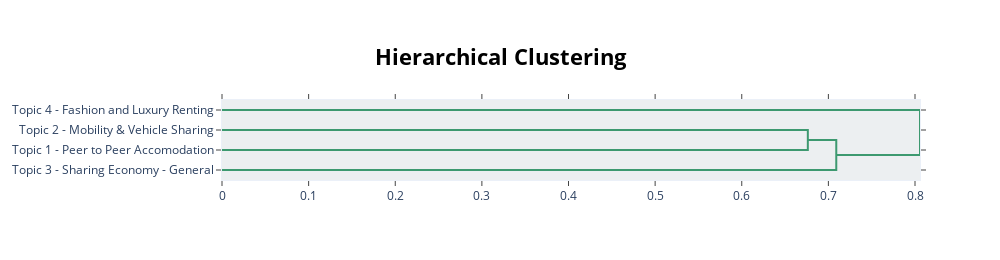

Here is the notebook cell this chart was saved with:
### Code cell
# %% [code]
# Visualize the hierarchy
topic_model.visualize_hierarchy(top_n_topics=10, custom_labels=True)  # Adjust `top_n_topics` as needed

### Figure 1 — Plotly figure (JSON) as saved in the notebook; plotly's stock layout.template omitted (floating-point values rounded to 4 significant figures)
{"data": [{"hoverinfo": "text", "marker": {"color": "rgb(61,153,112)"}, "mode": "lines", "type": "scatter", "x": [0, 0.6763, 0.6763, 0], "xaxis": "x", "y": [-15, -15, -25, -25], "yaxis": "y"}, {"hoverinfo": "text", "marker": {"color": "rgb(61,153,112)"}, "mode": "lines", "type": "scatter", "x": [0.6763, 0.7091, 0.7091, 0], "xaxis": "x", "y": [-20, -20, -35, -35], "yaxis": "y"}, {"hoverinfo": "text", "marker": {"color": "rgb(61,153,112)"}, "mode": "lines", "type": "scatter", "x": [0, 0.8058, 0.8058, 0.7091], "xaxis": "x", "y": [-5, -5, -27.5, -27.5], "yaxis": "y"}], "layout": {"autosize": false, "height": 260, "hoverlabel": {"bgcolor": "white", "font": {"family": "Rockwell", "size": 16}}, "hovermode": "closest", "plot_bgcolor": "#ECEFF1", "showlegend": false, "title": {"font": {"color": "Black", "size": 22}, "text": "<b>Hierarchical Clustering</b>", "x": 0.5, "xanchor": "center", "yanchor": "top"}, "width": 1000, "xaxis": {"mirror": "allticks", "rangemode": "tozero", "showgrid": false, "showline": true, "showticklabels": true, "ticks": "outside", "type": "linear", "zeroline": false}, "yaxis": {"mirror": "allticks", "range": [-40, 0], "rangemode": "tozero", "showgrid": false, "showline": true, "showticklabels": true, "tickmode": "array", "ticks": "outside", "ticktext": ["Topic 4 - Fashion and Luxury Renting", "Topic 2 - Mobility & Vehicle Sharing", "Topic 1 - Peer to Peer Accomodation", "Topic 3 - Sharing Economy - General"], "tickvals": [-5, -15, -25, -35], "type": "linear", "zeroline": false}}}
